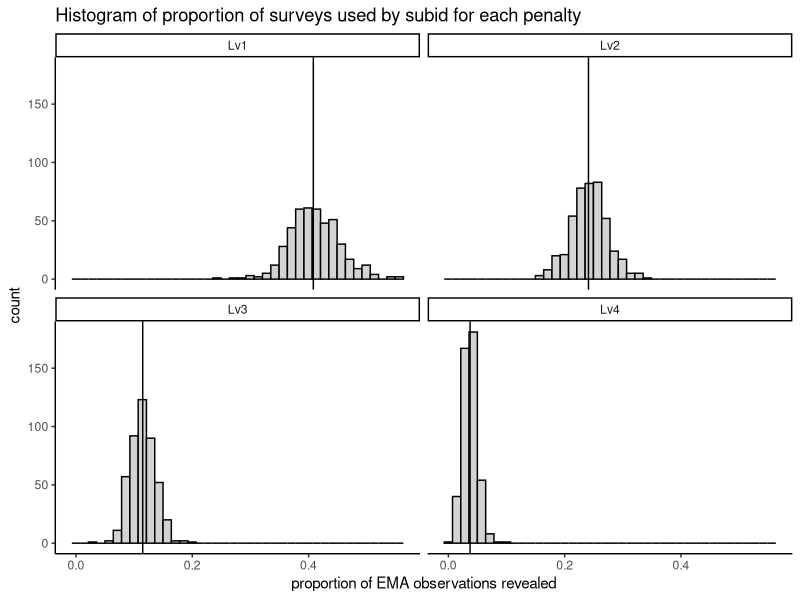
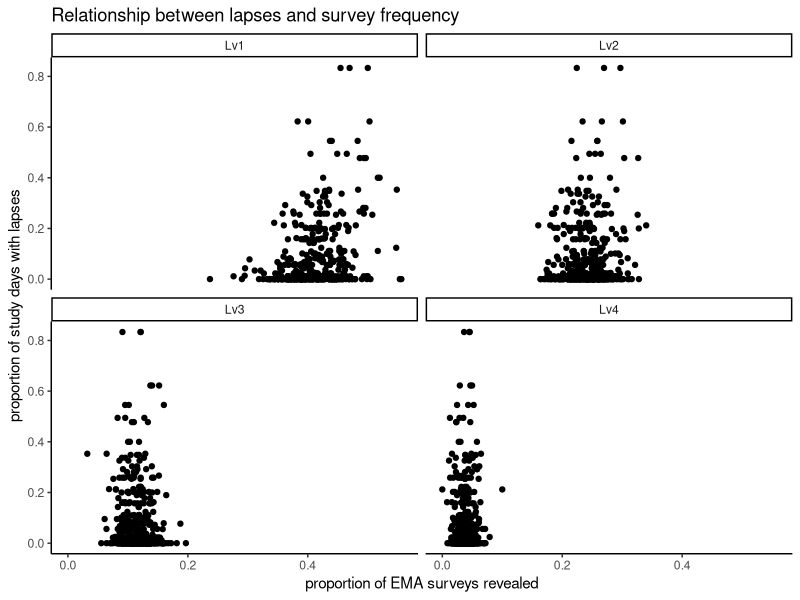
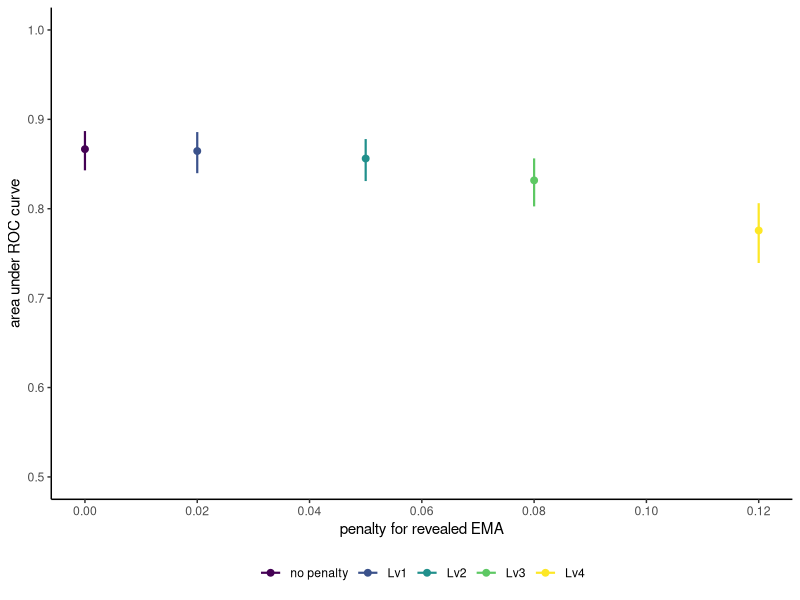
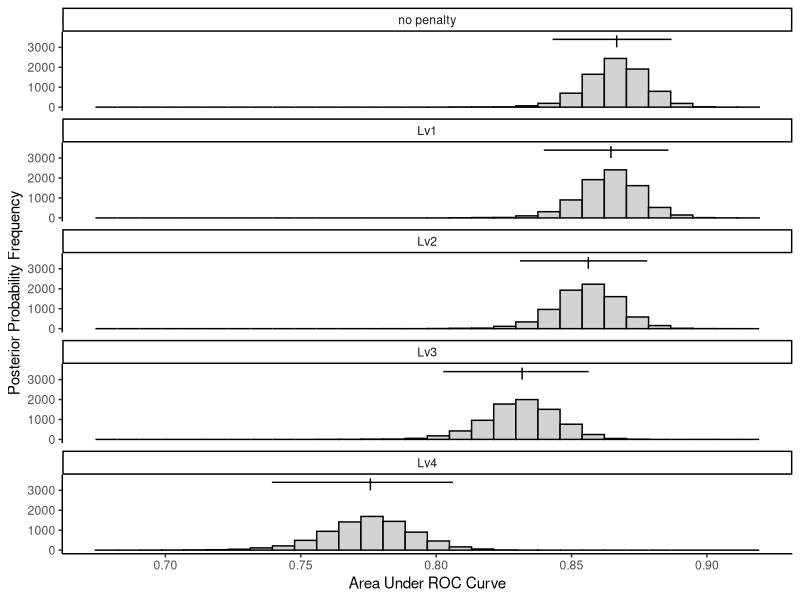

Write the R code that produced these figures, in order.
## ---- chunk 1
#| message: false
#| echo: false

# load libraries and read in data for printing results

library(tidyverse)
library(here)

theme_set(theme_classic())

aucs <- read_csv(here("data/auc_3_x_10.csv"),
                 show_col_types = FALSE)
posteriors <- read_csv(here("data/posteriors.csv"),
                       show_col_types = FALSE)
pp_tibble <- read_csv(here("data/pp_perf_tibble.csv"),
                       show_col_types = FALSE) |> 
  mutate(model = factor(model, 
                        levels = c("xgboost", "nn_full", "nn_lv1", 
                                   "nn_lv2", "nn_lv3", "nn_lv4"),
                        labels = c("xgboost", "no penalty", "Lv1", 
                                   "Lv2", "Lv3", "Lv4"))) 
contrasts <- read_csv(here("data/contrast.csv"),
                      show_col_types = FALSE)
freq <- read_csv(here("data/freq.csv"),
                      show_col_types = FALSE) |> 
  mutate(model = factor(model, 
                        levels = c("full", "lv1", 
                                   "lv2", "lv3", "lv4"),
                        labels = c("no penalty", "Lv1", 
                                   "Lv2", "Lv3", "Lv4")))
lapses <- read_csv(here("data/lapses.csv"),
                      show_col_types = FALSE)
## ---- chunk 2
#| label: fig-method
#| fig-cap: "Architecture for two-phase training."
#| fig-width: 6
#| fig-height: 3
#| echo: false 

knitr::include_graphics(path = here::here("figures/methods.png"), error = FALSE)
## ---- chunk 3
#| label: fig-ema
#| echo: false

freq |> 
  filter(model != "no penalty") |> 
  ggplot(aes(x = prop)) +
  geom_histogram(color = "black", fill = "light grey", bins = 40) +
  facet_wrap(~model) +
  geom_vline(aes(xintercept = med), freq |> 
               filter(model != "no penalty") |> 
               group_by(model) |> 
               mutate(med = median(prop))) +
  labs(title = "Histogram of proportion of surveys used by subid for each penalty",
       x = "proportion of EMA observations revealed")
## ---- chunk 4
#| echo: false

freq |>
  filter(model != "no penalty") |> 
  left_join(lapses, by = "subid") |> 
  ggplot(aes(x = prop, y = prop_lapse_days), alpha = .8) +
  geom_point() +
  facet_wrap(~model) +
  labs(title = "Relationship between lapses and survey frequency",
       x = "proportion of EMA surveys revealed",
       y = "proportion of study days with lapses")
## ---- chunk 5
#| echo: false

aucs |> 
  group_by(n_repeat) |> 
  summarise(across(xgboost:nn_lv4, ~median(.x))) |> 
  ungroup() |> 
  summarise(across(xgboost:nn_lv4, ~median(.x))) |> 
  glimpse() 
## ---- chunk 6
#| echo: false

pp_tibble |> 
  kableExtra::kbl(digits = 3)
## ---- chunk 7
#| echo: false

pp_tibble |> 
  filter(model != "xgboost") |> 
  mutate(penalty = c(0, .02, .05, .08, .12)) |> 
  ggplot(aes(x = penalty, y = pp_median)) +
  geom_point(aes(color = model), size = 2) +
  geom_segment(mapping = aes(x = penalty, y = pp_lower, yend = pp_upper,
                             color = model), linewidth = .75) +
  scale_y_continuous("area under ROC curve", limits = c(.5, 1)) +
  scale_x_continuous("penalty for revealed EMA", 
                     breaks = c(0, .02, .04, .06, .08, .10, .12)) +
  scale_color_viridis_d(option = "D") +
  labs(color = NULL) +
  theme(legend.position = "bottom")
## ---- chunk 8
#| echo: false

posteriors |> 
  mutate(model = factor(model, 
                        levels = c("nn_full", "nn_lv1", "nn_lv2", 
                                   "nn_lv3", "nn_lv4"),
                        labels = c("no penalty", "Lv1", "Lv2", 
                                   "Lv3", "Lv4"))) |>
  filter(model != "xgboost") |> 
  ggplot() + 
  geom_histogram(aes(x = posterior), fill = "light grey", color = "black", 
                 bins = 30) +
  geom_segment(mapping = aes(y = 3000, yend = 3600, x = pp_median, 
                             xend = pp_median),
               data = subset(pp_tibble, model != "xgboost")) +
  geom_segment(mapping = aes(y = 3400, yend = 3400, x = pp_lower, xend = pp_upper),
                data = subset(pp_tibble, model != "xgboost")) +
  facet_wrap(~model, ncol = 1) +
  ylab("Posterior Probability Frequency") +
  xlab("Area Under ROC Curve") +
  theme_classic() 
## ---- chunk 9
#| echo: false

contrasts |> 
  kableExtra::kbl(digits = 3)
